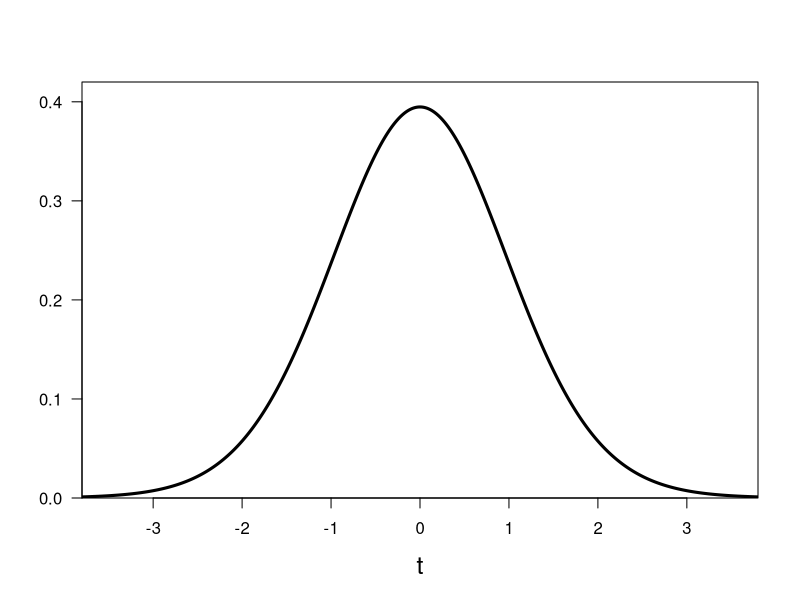

Recreate this plot in R. (Note: this script raises an error after producing the figure.)
print('file: NHST-t-test-pvalue.R')
# plot data & mu0, SE, 1-sample-t-test 
x = c(1.5,0.3,1.8,-1.4,0.8,3.0,-0.3,0.2,-0.4,1.9,0.0,0.3,-1.0,
      1.2,3.8,0.5,-0.8,2.0,1.1,1.2,-0.4,2.7,0.5,-1.4,1.1)
T0 = 0   # hypothesized temperature of null hypothesis H0
xmean = mean(x); print(c(round(xmean,2),'sample mean (deg.C)'))
n = length(x); print(c(n,'sample size n'))   # sample size
SE = sd(x)/sqrt(n)
print(c(round(sd(x),2),'s = sd(x) (deg.C)'))
print(c(round(var(x),2),'s = var(x) (deg.C)^2'))
print(c(round(SE,4),'standard error of the mean (deg.C)'))
dis = (xmean-T0)/SE; print(c(round(dis,3),'t = (xmean-mu0)/SE'))
tvalue = (xmean-T0)/SE; print(c(round(tvalue,3),'tvalue (pedestrian)'))
tobs = as.numeric(t.test(x,mu=T0)$statistic); print(c(round(tobs,3),'tvalue = tobs (t-test)'))
tobsr = round(tobs,3)
pvalue = t.test(x)$p.value; pr = round(pvalue,3); phr = round(pvalue/2,3)
nu = n-1
tarr = seq(-4,4,0.01)
ftarr = dt(tarr,nu)
alpha = 0.05
tc = -qt(alpha/2,nu); tcr = round(tc,3)
# --------------------------------------------------------------------------------------
# png('Zar10Ex7d1pvalue191117.png',width=16,height=16,units='cm',res=300)
plot(tarr,ftarr,type='l',lwd=3,col='black',
     xlab='t',ylab=NA,las=1,cex=0.4,xlim=c(-3.8,3.8),
     ylim=c(0,0.42),xaxs='i',yaxs='i',cex.lab=1.5)
title(ylab=TeX('$Student-t(t;\\,\\nu = 24)$'),line=2.5,cex.lab=1.5)
x1=tobs; x2=max(tarr); y1=dt(x1,nu); y2=dt(x2,nu); dx=(x2-x1)/50; 
xn=seq(x1,x2,dx); yn=dt(xn,nu); xf=c(x2,x1,xn); yf=c(0,0,yn) 
polygon(xf,yf,col='blue')
x1=min(tarr); x2=-tobs; y1=dt(x1,nu); y2=dt(x2,nu); dx=(x2-x1)/50; 
xn=seq(x1,x2,dx); yn=dt(xn,nu); xf=c(x2,x1,xn); yf=c(0,0,yn) 
polygon(xf,yf,col='blue')
text(0,0.05,bquote(~alpha == .(alpha)),col='red',pos=1,cex=1.5)
text(0,0.1,bquote(~t[c] == .(tcr)),col='red',pos=1,cex=1.5)
text(0,0.15,bquote(~t[obs] == .(tobsr)),col='blue',pos=1,cex=1.5)
text(0,0.2,bquote(~p == .(pr)),col='blue',pos=1,cex=1.5)
abline(v=tobs,col='blue',lty=1)
abline(v=-tobs,col='blue',lty=1)
text(2.713,0.35,TeX('$t_{obs}$'),col='blue',pos=4,cex=1.5)
text(-3.7,0.35,TeX('$-t_{obs}$'),col='blue',pos=4,cex=1.5)
text(-3.8,0.04,as.character(phr),col='blue',pos=4,cex=1.5)
text(2.713,0.04,as.character(phr),col='blue',pos=4,cex=1.5)
abline(v=tc,col='red',lty=2)
abline(v=-tc,col='red',lty=2)
text(tc-0.6,0.35,TeX('$t_c$'),col='red',pos=4,cex=1.5)
text(-tc,0.35,TeX('$-t_c$'),col='red',pos=4,cex=1.5)
# dev.off()
